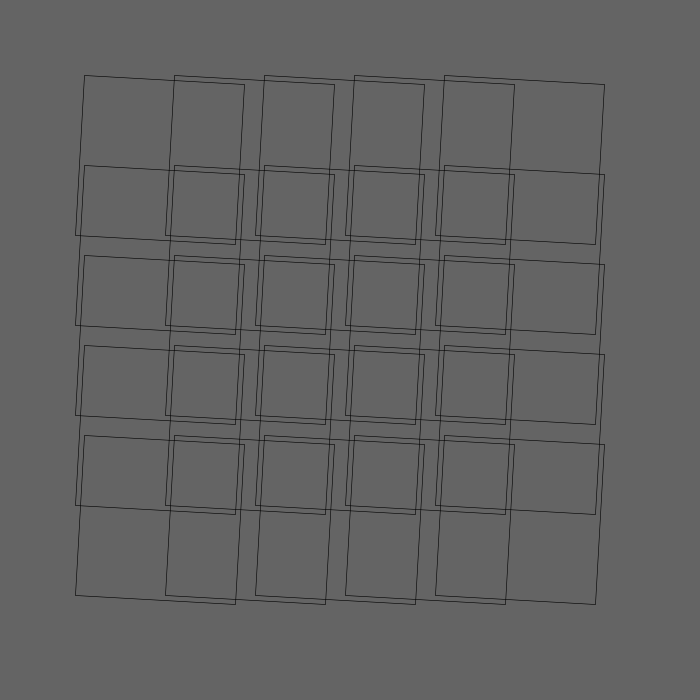
Frame 1 (no input)
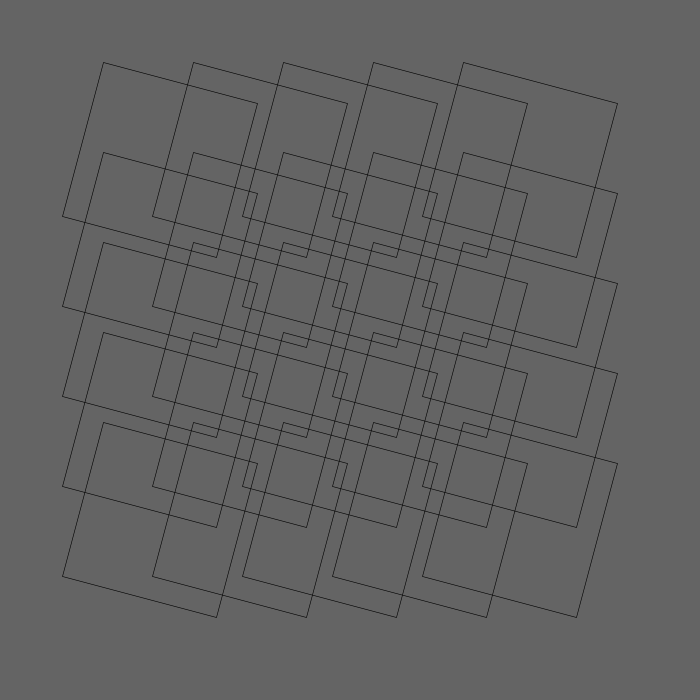
Frame 60 (the mouse pressed at the canvas centre just before this capture)
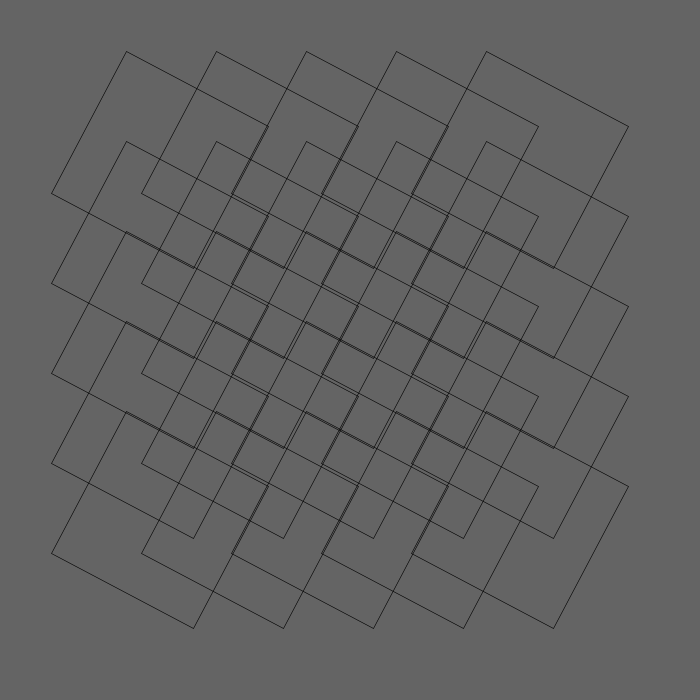
Frame 120 (the mouse held since frame 60 and released just before this capture)

The Processing sketch that drew these frames (run headless with seeded random() and noise(); from frame 60 on, the mouse is pressed at the canvas centre):

// Processing sketch: nr_3_disco
// ── nr_3_disco.pde
float q = 0.03;

void setup() {
size(700, 700);
rectMode(CENTER);
frameRate(24);
//noLoop();
strokeWeight(0.6);
//noStroke();
noFill();
smooth();
}


void draw() {
background(100);
translate(160, 160);

q = q + 0.03;


for (int y = 0 ; y < 5; y++) {
for (int x = 0 ; x < 5; x++) {
pushMatrix();
//fill( random(155,255));
translate(x *90, y * 90);
rotate(q);
rect(0, 0, 160, 160);


popMatrix(); 
}
}}
